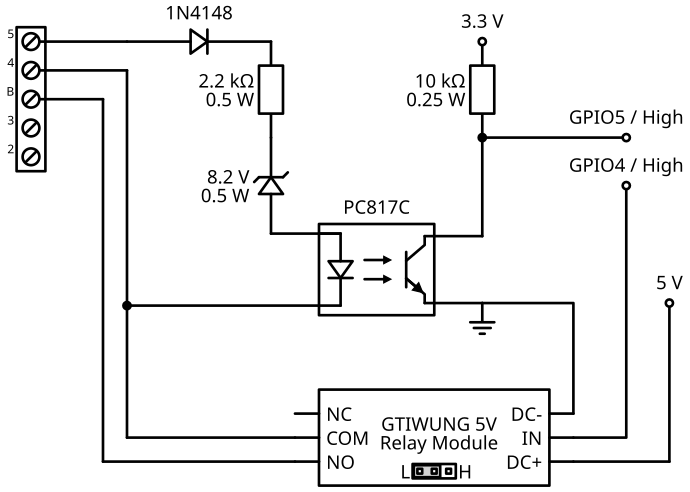

The Python source for this figure:
#! /usr/bin/env python3

import schemdraw
import schemdraw.elements as elm

with schemdraw.Drawing(canvas="svg", file="diagram.svg") as d:
    elm.style(elm.STYLE_IEC)

    header = elm.Header(rows=5, style="screw", pinsleft=["5", "4", "B", "3", "2"])

    elm.Line().at(header.pin1).length(2)
    diode = elm.Diode().label("1N4148")
    elm.Resistor().down(2).label("$2.2 k\\Omega$\n0.5 W")
    zener = elm.Zener().reverse().length(2).label("8.2 V\n0.5 W")

    elm.Line().right(1.45)
    opto = elm.Optocoupler().label("PC817C")
    elm.Line().at(opto.cathode).tox(diode.start)
    dot4 = elm.Dot(open=False)
    elm.Line().toy(header.pin2)
    elm.Line().to(header.pin2)

    elm.Line().right(1).at(opto.emitter)
    gnd = elm.Ground()

    elm.Line().right(1).at(opto.collector)
    elm.Line().toy(zener.start)
    elm.Dot()
    with d.hold():
        elm.Line().right()
        doorbell_input = elm.Dot(open=True).label("GPIO5 / High")
    elm.Resistor().toy(diode.start).label("$10 k\\Omega$\n0.25 W")
    elm.Dot(open=True).label("3.3 V")

    elm.Line().at(dot4.center).down().length(2.75)
    elm.Line().right().length(3.5)

    comp = elm.Ic(
        size=(4.8, 2),
        pins=[
            elm.IcPin(name="NO", side="left"),
            elm.IcPin(name="COM", side="left"),
            elm.IcPin(name="NC", side="left"),
            elm.IcPin(name="DC+", side="right"),
            elm.IcPin(name="IN", side="right"),
            elm.IcPin(name="DC-", side="right"),
        ],
        label="GTIWUNG 5V\nRelay Module",
    ).anchor("COM")
    with d.hold():
        h = (
            elm.Header(rows=3, cols=1, style="square")
            .at((comp.center.x, comp.center.y - 0.7))
            .up()
            .anchor("pin2")
            .scale(0.5)
            .label("L", loc="T")
            .label("H", loc="B")
        )
        elm.Jumper().at(h.pin1).fill("lightgray").scale(0.5)

    elm.Line().at(header.pin3).length(1.5)
    elm.Line().toy(comp.NO)
    elm.Line().to(comp.NO)

    elm.Wire("|-").at(comp["DC-"]).to(gnd.start)
    elm.Wire("-|").at(comp["IN"]).to((doorbell_input.start.x, doorbell_input.start.y - 1))
    relay_port = elm.Dot(open=True).label("GPIO4 / High")

    elm.Line().at(comp["DC+"]).right().length(2)
    elm.Line().toy(gnd.start)
    elm.Dot(open=True).label("5 V")
